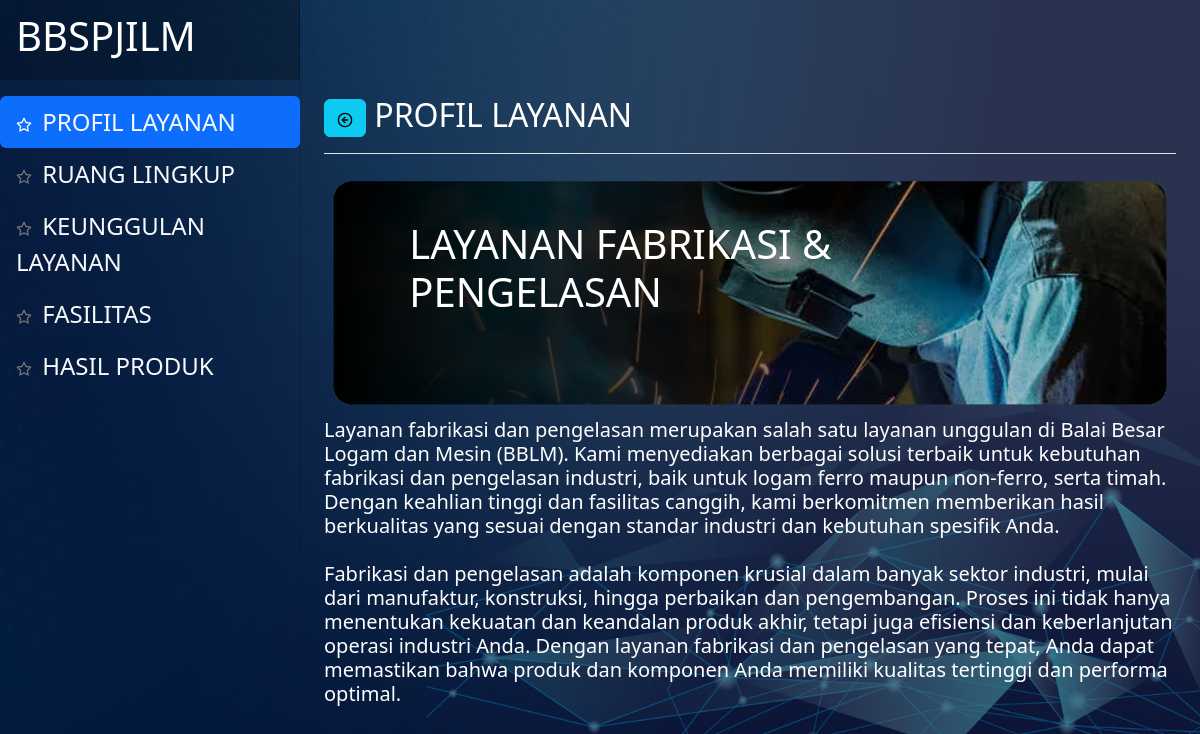
The app's page /index.php/pabrikasi/profil with its own data.
### tables this page shows
CREATE TABLE `tbl_devmenu` (
  `id` int(11) NOT NULL,
  `afiliasi` varchar(63) NOT NULL,
  `nama` varchar(63) NOT NULL,
  `icon` varchar(63) NOT NULL,
  `link` varchar(127) NOT NULL,
  `nourut` int(15) NOT NULL,
  `status` varchar(15) NOT NULL
);

### application/views/partial.php (called while the page is built, shortened)
<?php $this->load->view('_partial/header'); ?>
<?php $this->load->view($subview); ?>

### application/controllers/Pabrikasi.php (called while the page is built, shortened)
<?php
class Pabrikasi extends CI_Controller
{
    public function __construct()
    {
        $this->load->model(['Dashboard_mod']);
    }
    public function profil()
    {
        $data['judul'] = "PROFIL LAYANAN";
        $data['getmenu'] = $this->Dashboard_mod->getAllData('tbl_devmenu', ['tbl_devmenu.status' => '1', 'tbl_devmenu.afiliasi' => 'pabrikasi'])->result_array();
        $data['menuid'] = '112';
        $data['subview'] = "pabrikasi/profil";
        $this->load->view('partial', $data);
    }
}

### index.php (called while the page is built, shortened)
<?php
require_once BASEPATH.'core/CodeIgniter.php';

### application/models/Dashboard_mod.php (called while the page is built)
<?php
class Dashboard_mod extends CI_model
{
    public function getAllData($table, $where = null)
    {
        $this->db->from($table);
        if (isset($where)) {
            $this->db->where($where);
        }
        if ($table === "tbl_devmenu") {
            $this->db->order_by('tbl_devmenu.nourut', 'ASC');
        } else {
            $this->db->order_by('id', 'asc');
        }
        return $this->db->get();
    }
}

### application/views/pabrikasi/profil.php (the view, shortened to what this page needs)
<div class="d-flex justify-content-between flex-wrap flex-md-nowrap align-items-center pt-3 pb-2 mb-3 border-bottom">
    <h1 class="h2"><a href="<?= base_url('dashboard/menulayanan2') ?>" class="btn btn-info"><i data-feather="arrow-left-circle"></i></a> <?= $judul ?></h1>
</div>
<div class="position-relative">
    <img src="<?= base_url('assets/img/bgfabrikasi.png') ?>" class="img-fluid" alt="">
    <div class="position-absolute" style="top: 20%; left: 10%; color: white;">
        <h1>LAYANAN FABRIKASI &<br>PENGELASAN</h1>
    </div>
</div>
<h5>
    Layanan fabrikasi dan pengelasan merupakan salah satu layanan unggulan di Balai Besar Logam dan Mesin (BBLM). Kami menyediakan berbagai solusi terbaik untuk kebutuhan fabrikasi dan pengelasan industri, baik untuk logam ferro maupun non-ferro, serta timah. Dengan keahlian tinggi dan fasilitas canggih, kami berkomitmen memberikan hasil berkualitas yang sesuai dengan standar industri dan kebutuhan spesifik Anda.
    <br><br>Fabrikasi dan pengelasan adalah komponen krusial dalam banyak sektor industri, mulai dari manufaktur, konstruksi, hingga perbaikan dan pengembangan. Proses ini tidak hanya menentukan kekuatan dan keandalan produk akhir, tetapi juga efisiensi dan keberlanjutan operasi industri Anda. Dengan layanan fabrikasi dan pengelasan yang tepat, Anda dapat memastikan bahwa produk dan komponen Anda memiliki kualitas tertinggi dan performa optimal.
</h5>

### application/views/_partial/header.php (shortened to what this page needs)
<!doctype html>
<html lang="en">
<head>
    <link href="<?= base_url('') ?>assets/dist/css/bootstrap.min.css" rel="stylesheet">
    <link href="<?= base_url('') ?>assets/DataTables/datatables.min.css" rel="stylesheet">
    <link href="<?= base_url('') ?>/assets/css/dashboard.css" rel="stylesheet">
</head>
<body class="text-white">
    <header class="navbar navbar-dark sticky-top flex-md-nowrap p-0">
        <a class="navbar-brand col-md-3 col-lg-3 me-10 px-3 fs-6" href="<?= base_url('dashboard/menuutama') ?>">
            <h1>BBSPJILM</h1>
        </a>
    </header>
    <div class="container-fluid text-white">
        <div class="row">
            <nav id="sidebarMenu" class="col-md-3 col-lg-3 d-md-block sidebar collapse">
                <div class="position-sticky pt-5 sidebar-sticky ">
                    <ul class="nav nav-pills d-flex flex-column justify-content-evenly align-text-center mb-auto ">
                        <?php foreach ($getmenu as $row) : ?>
                            <li class="nav-item">
                                <a href="<?= base_url($row['link']) ?>" class="nav-link fs-4 text-light <?= ($row['id'] == $menuid) ? "active" : "" ?>" aria-current="page">
                                    <i data-feather="<?= $row['icon'] ?>"></i>
                                    <?= $row['nama'] ?>
                                </a>
                            </li>
                        <?php endforeach; ?>
                    </ul>
                </div>
            </nav>
            <main class="col-md-9 ms-sm-auto col px-md-4">

### assets/css/dashboard.css (style rules this page uses)
body { font-size: .875rem; }
.feather { width: 16px; height: 16px; }
.sidebar { position: fixed; top: 0; bottom: 0; left: 0; z-index: 100; padding: 48px 0 0; box-shadow: inset -1px 0 0 rgba(0, 0, 0, .1); }
.sidebar-sticky { height: calc(100vh - 48px); overflow-x: hidden; overflow-y: auto; }
.sidebar .nav-link { font-weight: 500; color: #333; }
.sidebar .nav-link .feather { margin-right: 4px; color: #727272; }
.sidebar .nav-link.active { color: #2470dc; }
.sidebar .nav-link:hover .feather, .sidebar .nav-link.active .feather { color: inherit; }
.navbar-brand { padding-top: .75rem; padding-bottom: .75rem; background-color: rgba(0, 0, 0, .25); box-shadow: inset -1px 0 0 rgba(0, 0, 0, .25); }

### records on screen
tbl_devmenu: nama "PROFIL LAYANAN"
tbl_devmenu: nama "RUANG LINGKUP"
tbl_devmenu: nama "KEUNGGULAN LAYANAN"
tbl_devmenu: nama "FASILITAS"
tbl_devmenu: nama "HASIL PRODUK"
